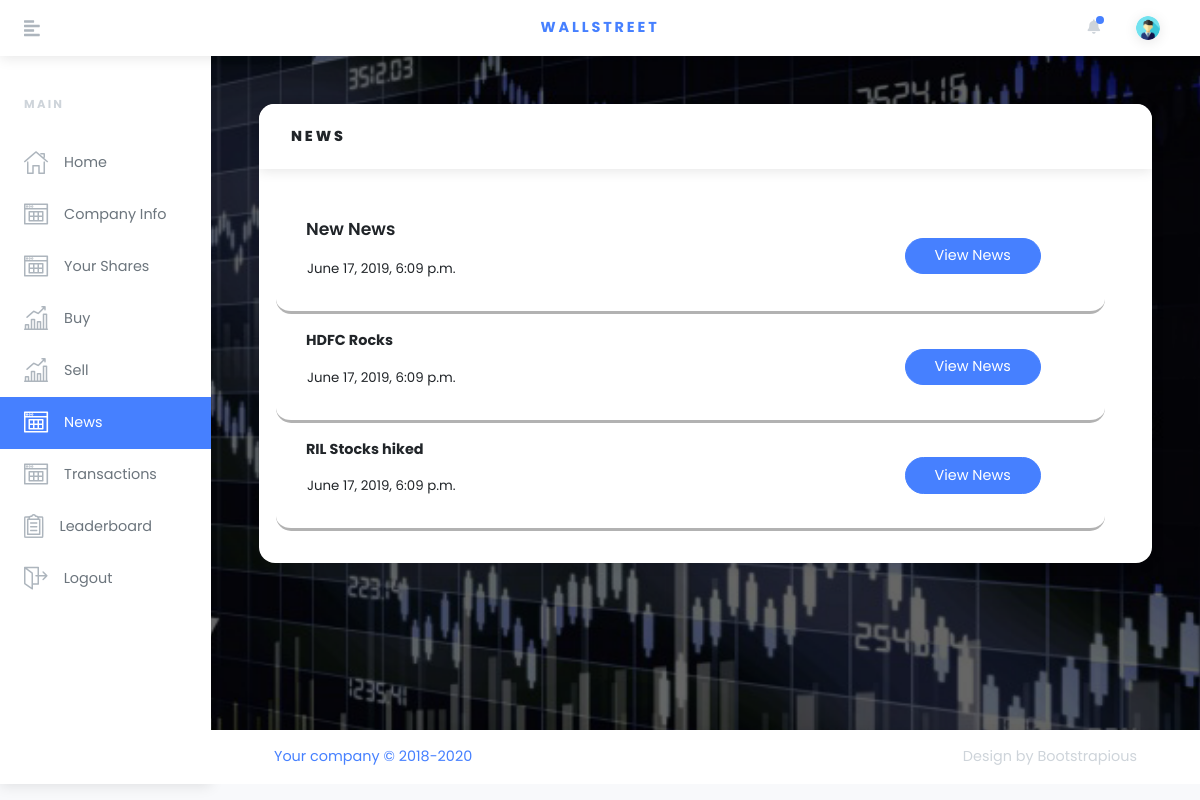
Page /news/ (signed in) on the committed database.
### bazaar/models.py (models this page shows)
class News(models.Model):
    title = models.CharField(max_length=50)
    description = models.CharField(max_length=200)
    time = models.DateTimeField(default=datetime.now)

### bazaar/views.py (the view)
# urls.py: path('news/', views.NewsView.as_view(), name='news'),
class NewsView(View):
    template = 'bazaar/news.html'
    def get(self, request):
        profile = Profile.objects.filter(user=User.objects.get(username=request.user)).first()
        sensex = Global.objects.filter(pk=1).first().sensex
        news = News.objects.all()
        context = {"profile": profile, "sensex": sensex, "news": news[::-1]}
        return render(request, self.template, context)

### bazaar/templates/bazaar/news.html (shortened to what this page needs)
{% load static %}
<!DOCTYPE html>
<html>
  <head>
    <link rel="stylesheet" href="{% static 'bazaar/vendor/bootstrap/css/bootstrap.min.css'%}">
    <link rel="stylesheet" href="https://use.fontawesome.com/releases/v5.3.1/css/all.css">
    <link rel="stylesheet" href="{% static 'bazaar/css/orionicons.css'%}">
    <link rel="stylesheet" href="{% static 'bazaar/css/style.default.css'%}" id="theme-stylesheet">
    <link rel="stylesheet" href="{% static 'bazaar/css/custom.css'%}">
  </head>
  <body>
    <header class="header">
      <nav class="navbar navbar-expand-lg px-4 py-2 bg-white shadow"><a href="#" class="sidebar-toggler text-gray-500 mr-4 mr-lg-5 lead"><i class="fas fa-align-left"></i></a><a href="#" class="navbar-brand font-weight-bold text-uppercase text-base">Wallstreet</a>
        <ul class="ml-auto d-flex align-items-center list-unstyled mb-0">
          <li class="nav-item dropdown mr-3"><a id="notifications" href="http://example.com" data-toggle="dropdown" aria-haspopup="true" aria-expanded="false" class="nav-link dropdown-toggle text-gray-400 px-1"><i class="fa fa-bell"></i><span class="notification-icon"></span></a>
          </li>
          <li class="nav-item dropdown ml-auto"><a id="userInfo" href="http://example.com" data-toggle="dropdown" aria-haspopup="true" aria-expanded="false" class="nav-link dropdown-toggle"><img src="{% static 'bazaar/img/navLogo.png' %}" alt="Jason Doe" style="max-width: 1.5rem;" class="img-fluid rounded-circle shadow"></a>
          </li>
        </ul>
      </nav>
    </header>
    <div class="d-flex align-items-stretch">
      <div id="sidebar" class="sidebar py-3">
        <div class="text-gray-400 text-uppercase px-3 px-lg-4 py-4 font-weight-bold small headings-font-family">MAIN</div>
        <ul class="sidebar-menu list-unstyled">
              <li class="sidebar-list-item"><a href="{%url 'bazaar:index' %}" class="sidebar-link text-muted "><i class="o-home-1 mr-3 text-gray"></i><span>Home</span></a></li>
              <li class="sidebar-list-item"><a href="{%url 'bazaar:company' %}" class="sidebar-link text-muted"><i class="o-table-content-1 mr-3 text-gray"></i><span>Company Info</span></a></li>
              <li class="sidebar-list-item"><a href="../#sectionMyShares" class="sidebar-link text-muted"><i class="o-table-content-1 mr-3 text-gray"></i><span>Your Shares</span></a></li>
              <li class="sidebar-list-item"><a href="{%url 'bazaar:buy' %}" class="sidebar-link text-muted "><i class="o-sales-up-1 mr-3 text-gray"></i><span>Buy</span></a></li>
              <li class="sidebar-list-item"><a href="{%url 'bazaar:sell' %}" class="sidebar-link text-muted"><i class="o-sales-up-1 mr-3 text-gray"></i><span>Sell</span></a></li>
              <li class="sidebar-list-item"><a href="{%url 'bazaar:news' %}" class="sidebar-link text-muted active"><i class="o-table-content-1 mr-3 text-gray"></i><span>News</span></a></li>
              <li class="sidebar-list-item"><a href="{%url 'bazaar:transactions' %}" class="sidebar-link text-muted"><i class="o-table-content-1 mr-3 text-gray"></i><span>Transactions</span></a></li>
              <li class="sidebar-list-item"><a href="{%url 'bazaar:leaderboard' %}" class="sidebar-link text-muted"><i class="o-survey-1 mr-3 text-gray"></i><span>Leaderboard</span></a></li>
              <li class="sidebar-list-item"><a href="{%url 'bazaar:logoff'%}" class="sidebar-link text-muted"><i class="o-exit-1 mr-3 text-gray"></i><span>Logout</span></a></li>
        </ul>
      </div>
      <div class="page-holder w-100 d-flex flex-wrap">
        <div class="container-fluid px-xl-5">
          <section class="py-5">
            <div class="row">
              <div class="col-lg-12 mb-4">
                <div class="card">
                  <div class="card-header">
                    <h6 class="text-uppercase mb-0">News</h6>
                  </div>
                  <div class="card-body">
                    {% for n in news %}
                    <div class="row d-flex justify-content-around align-items-center p-3" style="width: 100%;border-bottom:3px solid rgba(0,0,0,0.3);border-radius: 15px;" >
                      <div class="col-lg-9">
                        <div class="form-group">
                            <div class="input-group-append">
                              {% if n == news.0 %}
                                <big type="text" style="font-weight: 600">{{ n.title }}</big>
                              {% else %}
                                <strong type="text" style="...">{{ n.title }}</strong>
                              {% endif %}
                            </div>
                          </div>
                          <p style="text-align:left; font-size:10pt">{{n.time}}</p>
                      </div>
                      <div class="col-lg-3">
                        <button type="button" id={{n.pk}} data-toggle="modal" data-target="#myModal{{n.pk}}" class="btn btn-primary ml-auto">View News </button>
                      </div>
                    </div>
                    {% endfor %}
                  </div>
                </div>
              </div>
            </div>
          </section>
        </div>
        <footer class="footer bg-white shadow align-self-end py-3 px-xl-5 w-100">
          <div class="container-fluid">
            <div class="row">
              <div class="col-md-6 text-center text-md-left text-primary">
                <p class="mb-2 mb-md-0">Your company &copy; 2018-2020</p>
              </div>
              <div class="col-md-6 text-center text-md-right text-gray-400">
                <p class="mb-0">Design by <a href="https://bootstrapious.com/admin-templates" class="external text-gray-400">Bootstrapious</a></p>
              </div>
            </div>
          </div>
        </footer>
      </div>
    </div>

### rows in the picture
News: title "New News", time "June 17, 2019, 6:09 p.m."
News: title "HDFC Rocks", time "June 17, 2019, 6:09 p.m."
News: title "RIL Stocks hiked", time "June 17, 2019, 6:09 p.m."
